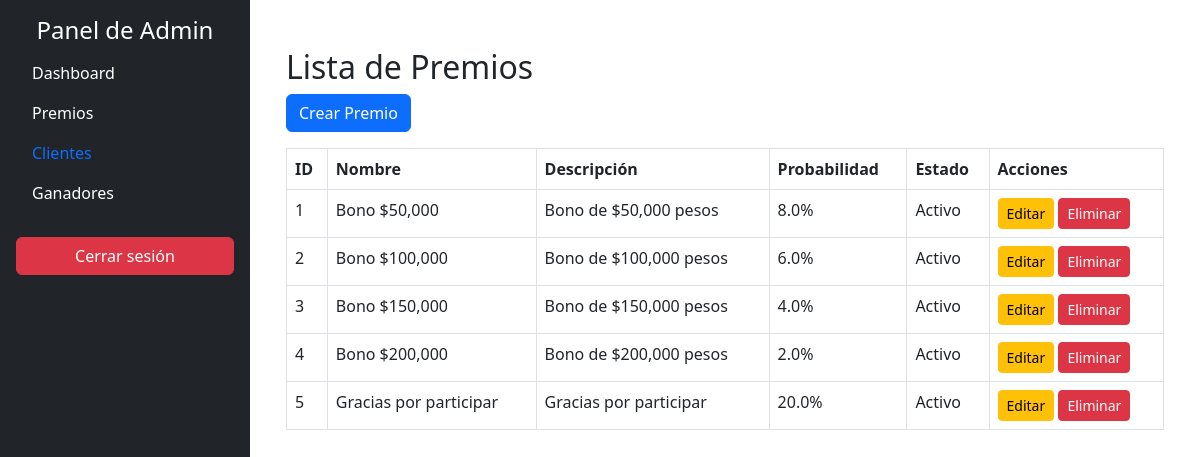
The page /ruleta/admin/premios/ (signed in) on the database its author committed.
### ruleta/models.py (models this page shows, shortened)
class Premio(models.Model):
    nombre = models.CharField(max_length=50)
    descripcion = models.TextField()
    probabilidad = models.FloatField(help_text="Probabilidad de ganar este premio (en porcentaje)")
    estado = models.BooleanField(default=True)  # Activo/Inactivo

### ruleta/views.py (the view)
# urls.py: path('admin/premios/', views.PremiosCRUDView.as_view(), name='premios_crud'),
class PremiosCRUDView(UserPassesTestMixin, ListView):
    model = Premio
    template_name = 'admin/premios_crud.html'
    def test_func(self):
        return self.request.user.is_superuser

### ruleta/templates/admin/premios_crud.html (shortened to what this page needs)
{% extends 'base.html' %}
{% block content %}
<div class="container mt-4">
  <h2>Lista de Premios</h2>
  <a href="{% url 'crear_premio' %}" class="btn btn-primary mb-3">Crear Premio</a>
  <table class="table table-bordered">
    <thead>
      <tr>
        <th>ID</th>
        <th>Nombre</th>
        <th>Descripción</th>
        <th>Probabilidad</th>
        <th>Estado</th>
        <th>Acciones</th>
      </tr>
    </thead>
    <tbody>
      {% for premio in object_list %}
      <tr>
        <td>{{ premio.id }}</td>
        <td>{{ premio.nombre }}</td>
        <td>{{ premio.descripcion }}</td>
        <td>{{ premio.probabilidad }}%</td>
        <td>{{ premio.estado|yesno:"Activo,Inactivo" }}</td>
        <td>
          <a href="{% url 'editar_premio' premio.id %}" class="btn btn-warning btn-sm">Editar</a>
          <a href="{% url 'eliminar_premio' premio.id %}" class="btn btn-danger btn-sm">Eliminar</a>
        </td>
      </tr>
      {% endfor %}
    </tbody>
  </table>
</div>
{% endblock %}

### rows shown on the page
Premio: id "1", nombre "Bono $50,000", descripcion "Bono de $50,000 pesos", probabilidad "8.0", estado "Activo"
Premio: id "2", nombre "Bono $100,000", descripcion "Bono de $100,000 pesos", probabilidad "6.0", estado "Activo"
Premio: id "3", nombre "Bono $150,000", descripcion "Bono de $150,000 pesos", probabilidad "4.0", estado "Activo"
Premio: id "4", nombre "Bono $200,000", descripcion "Bono de $200,000 pesos", probabilidad "2.0", estado "Activo"
Premio: id "5", nombre "Gracias por participar", descripcion "Gracias por participar", probabilidad "20.0", estado "Activo"
